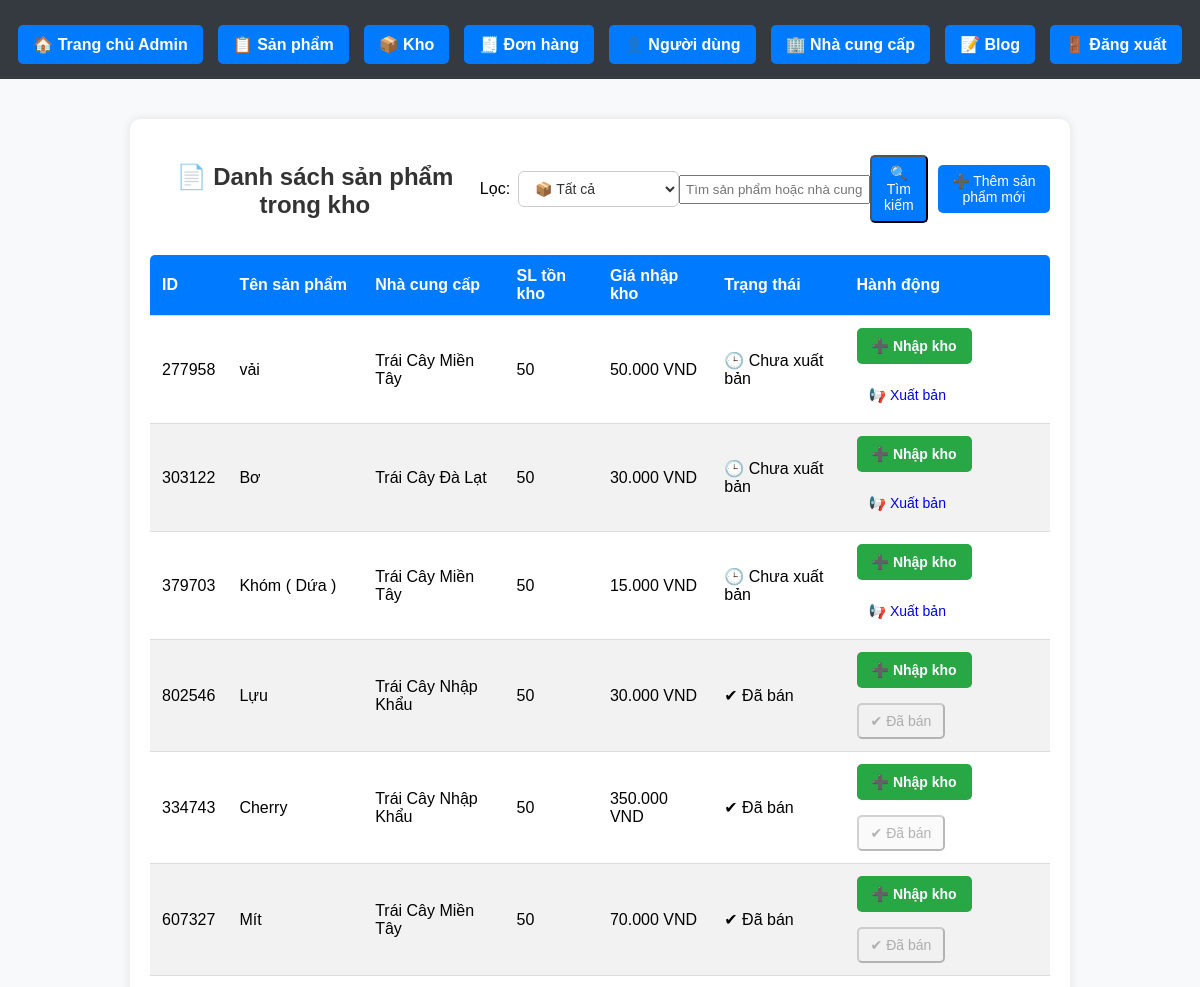
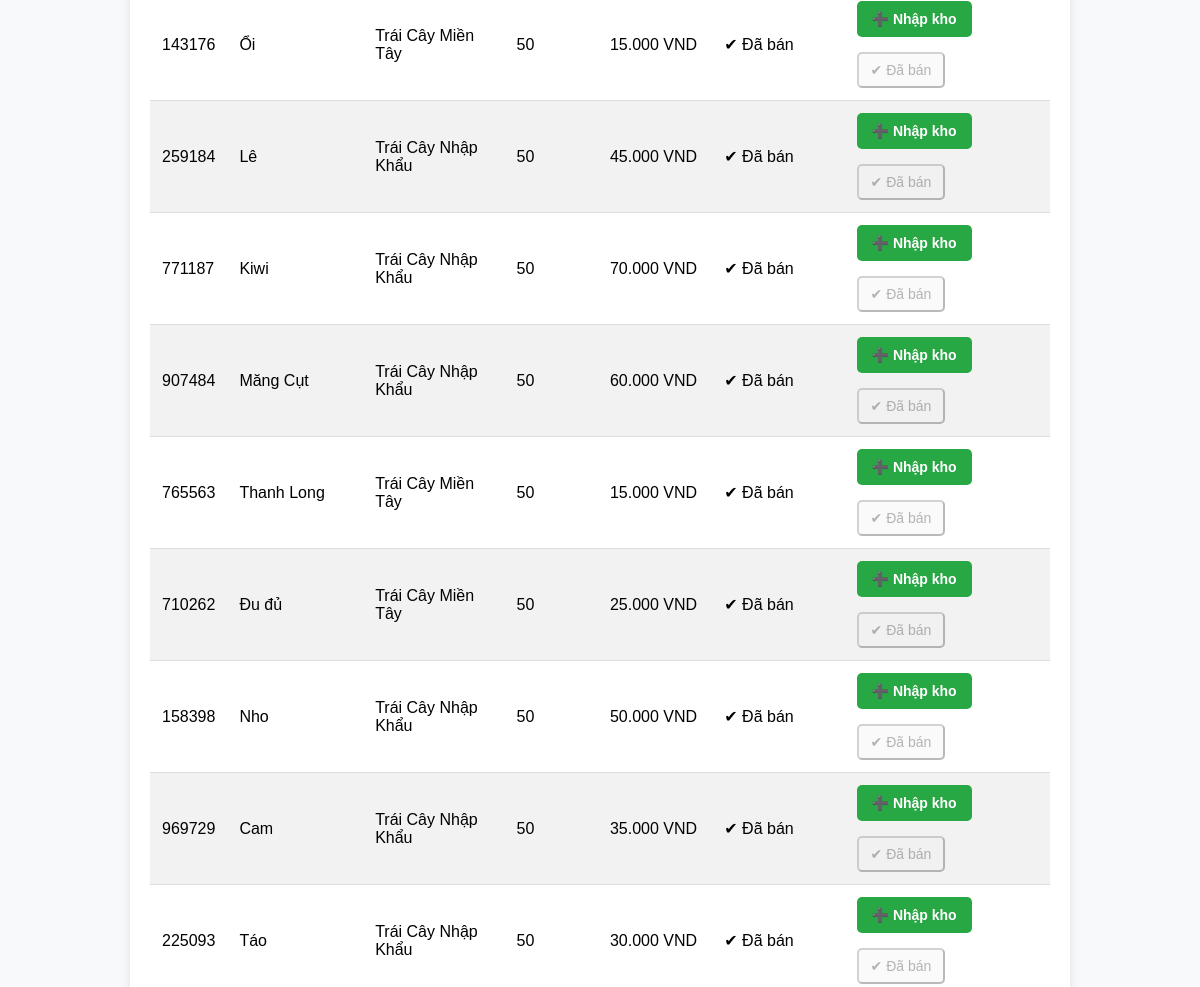
The app's page /admin/manage_inventory.php (signed in, upper part), older data (2 pictures, top to bottom).
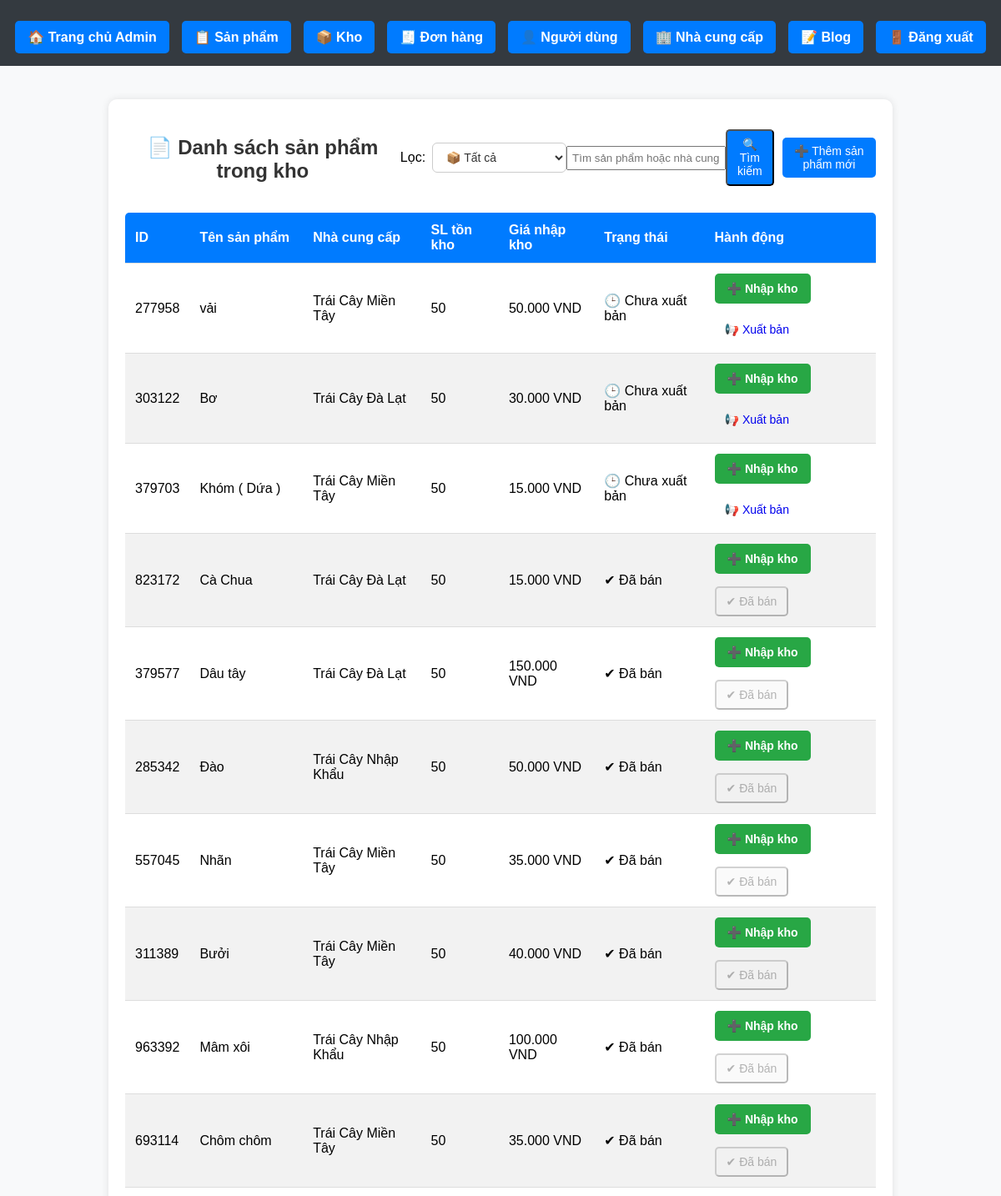
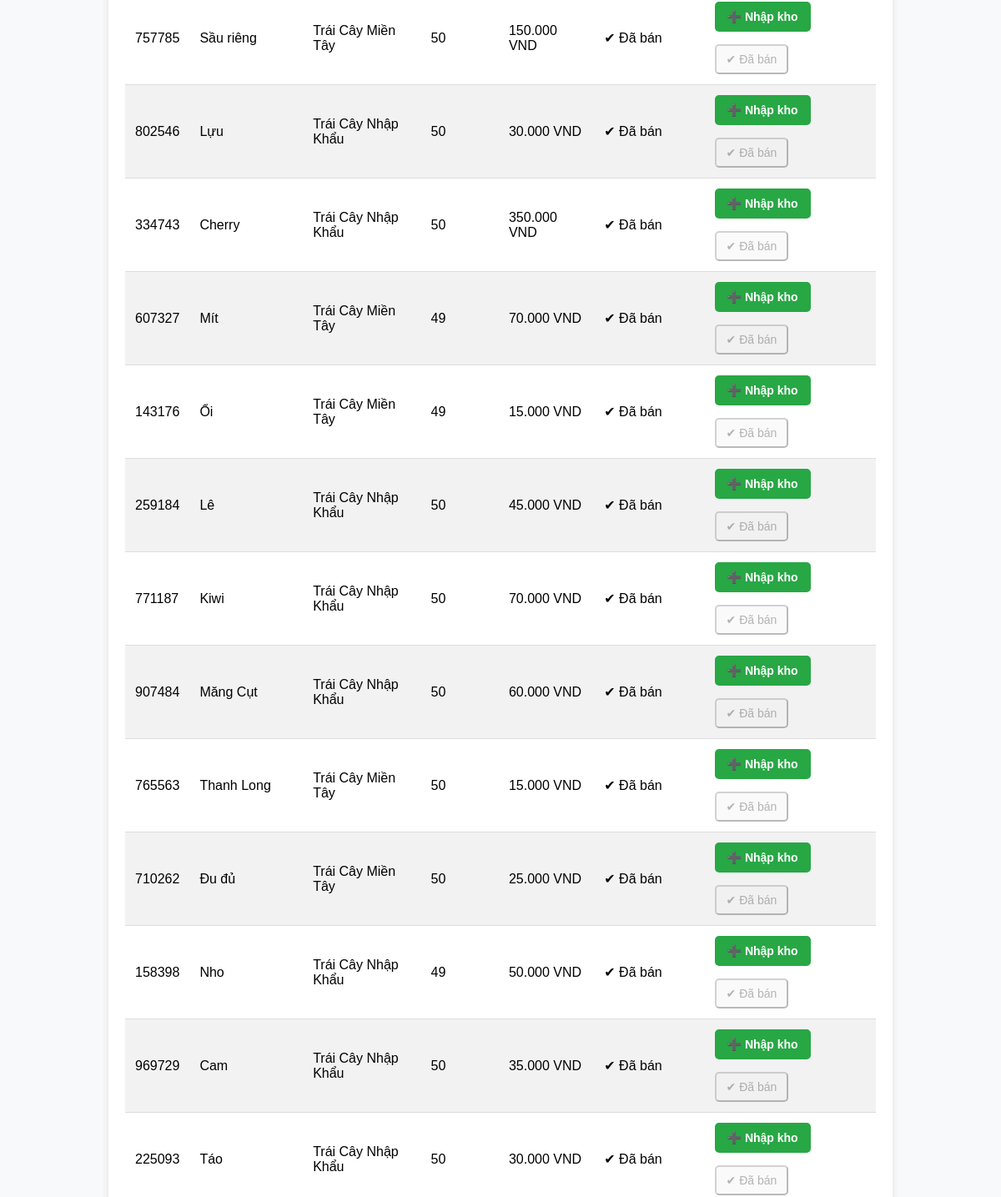
The same page, newer data (2 pictures, top to bottom).
### tables this page shows
CREATE TABLE `products` (
  `product_id` int(6) NOT NULL,
  `name` varchar(255) NOT NULL,
  `selling_price` int(11) DEFAULT NULL,
  `description` text DEFAULT NULL,
  `category` varchar(100) NOT NULL DEFAULT 'Chung',
  `image_url` varchar(255) DEFAULT NULL,
  `created_at` timestamp NOT NULL DEFAULT current_timestamp(),
  `visibility` enum('public','private') DEFAULT 'public',
  `stock_quantity` float DEFAULT 0,
  `unit` varchar(10) NOT NULL DEFAULT 'kg',
  `status` enum('selling','not_selling') DEFAULT 'not_selling'
);

### admin/manage_inventory.php (the view, shortened to what this page needs)
<?php
require_once __DIR__ . '/../database/db_connect.php';
?>
<!DOCTYPE html>
<html lang="vi">
<head>
    <link rel="stylesheet" href="../assets/css/admin.css">
</head>
<body>
<?php include_once __DIR__ . '/nav_admin.php'; ?>
<section>
<div style="display: flex; justify-content: space-between; align-items: center; margin-bottom: 1rem;">
    <h3>📄 Danh sách sản phẩm trong kho</h3>
    <div style="display: flex; gap: 10px; align-items: center;">
        <form method="get" style="display: flex; align-items: center;">
            <label for="filter" style="margin-right: 8px; font-weight: 500;">Lọc:</label>
            <select name="filter" id="filter" class="filter-select" onchange="this.form.submit()">
                <option value="">📦 Tất cả</option>
            </select>
            <input type="text" name="search" id="search" placeholder="Tìm sản phẩm hoặc nhà cung cấp..." value="<?= isset($_GET['search']) ? htmlspecialchars($_GET['search']) : '' ?>" style="padding: 5px;">
            <button type="submit" class="btn btn-primary">🔍 Tìm kiếm</button>
        </form>
        <a class="btn btn-primary" href="add_new_product.php">➕ Thêm sản phẩm mới</a>
    </div>
</div>
    <?php
    $condition = '';
    $query = "SELECT DISTINCT p.product_id, p.name, p.stock_quantity, p.status, i.supplier, i.purchase_price
              FROM products p
              LEFT JOIN inventory i ON p.product_id = i.product_id
              $condition
              ORDER BY
                CASE WHEN p.status = 'not_selling' THEN 0 ELSE 1 END,
                p.created_at DESC";
    $stmt = $conn->prepare($query);
    $stmt->execute();
    $result = $stmt->get_result();
    ?>
    <?php if ($result && $result->num_rows > 0): ?>
        <table class="admin-table">
            <thead>
                <tr>
                    <th>ID</th>
                    <th>Tên sản phẩm</th>
                    <th>Nhà cung cấp</th>
                    <th>SL tồn kho</th>
                    <th>Giá nhập kho</th>
                    <th>Trạng thái</th>
                    <th>Hành động</th>
                </tr>
            </thead>
            <tbody>
                <?php while ($row = $result->fetch_assoc()): ?>
                <tr>
                    <td><?= htmlspecialchars($row['product_id']) ?></td>
                    <td><?= htmlspecialchars($row['name']) ?></td>
                    <td><?= htmlspecialchars($row['supplier']) ?></td>
                    <td><?= (float)$row['stock_quantity'] ?></td>
                    <td><?= number_format($row['purchase_price'], 0, ',', '.') ?> VND</td>
                    <td>
                        <?php if ($row['status'] === 'selling'): ?>
                            <span class="badge-success">✔ Đã bán</span>
                        <?php else: ?>
                            <span class="badge-warning">🕒 Chưa xuất bản</span>
                        <?php endif; ?>
                    </td>
                    <td>
                        <a class="btn btn-success" href="import_product.php?id=<?= $row['product_id'] ?>">➕ Nhập kho</a>
                        <?php if ($row['status'] === 'not_selling'): ?>
                            <a class="btn btn-info" href="publish_product.php?id=<?= $row['product_id'] ?>">📢 Xuất bản</a>
                        <?php else: ?>
                            <button class="btn btn-secondary" disabled>✔ Đã bán</button>
                        <?php endif; ?>
                    </td>
                </tr>
                <?php endwhile; ?>
            </tbody>
        </table>
    <?php else: ?>
        <p class="error-message">❌ Không có sản phẩm nào!</p>
    <?php endif; ?>
</section>
</body>
</html>

Row changes from the older to the newer data that the page shows:
added products: product_id "823172", name "Cà Chua", supplier "Trái Cây Đà Lạt", stock_quantity "50", purchase_price "15.000", status "✔ Đã bán"
added products: product_id "379577", name "Dâu tây", supplier "Trái Cây Đà Lạt", stock_quantity "50", purchase_price "150.000", status "✔ Đã bán"
added products: product_id "285342", name "Đào", supplier "Trái Cây Nhập Khẩu", stock_quantity "50", purchase_price "50.000", status "✔ Đã bán"
added products: product_id "557045", name "Nhãn", supplier "Trái Cây Miền Tây", stock_quantity "50", purchase_price "35.000", status "✔ Đã bán"
added products: product_id "311389", name "Bưởi", supplier "Trái Cây Miền Tây", stock_quantity "50", purchase_price "40.000", status "✔ Đã bán"
added products: product_id "963392", name "Mâm xôi", supplier "Trái Cây Nhập Khẩu", stock_quantity "50", purchase_price "100.000", status "✔ Đã bán"
added products: product_id "693114", name "Chôm chôm", supplier "Trái Cây Miền Tây", stock_quantity "50", purchase_price "35.000", status "✔ Đã bán"
added products: product_id "757785", name "Sầu riêng", supplier "Trái Cây Miền Tây", stock_quantity "50", purchase_price "150.000", status "✔ Đã bán"
changed products "Mít": stock_quantity "50" → "49"
changed products "Ổi": stock_quantity "50" → "49"
changed products "Nho": stock_quantity "50" → "49"
